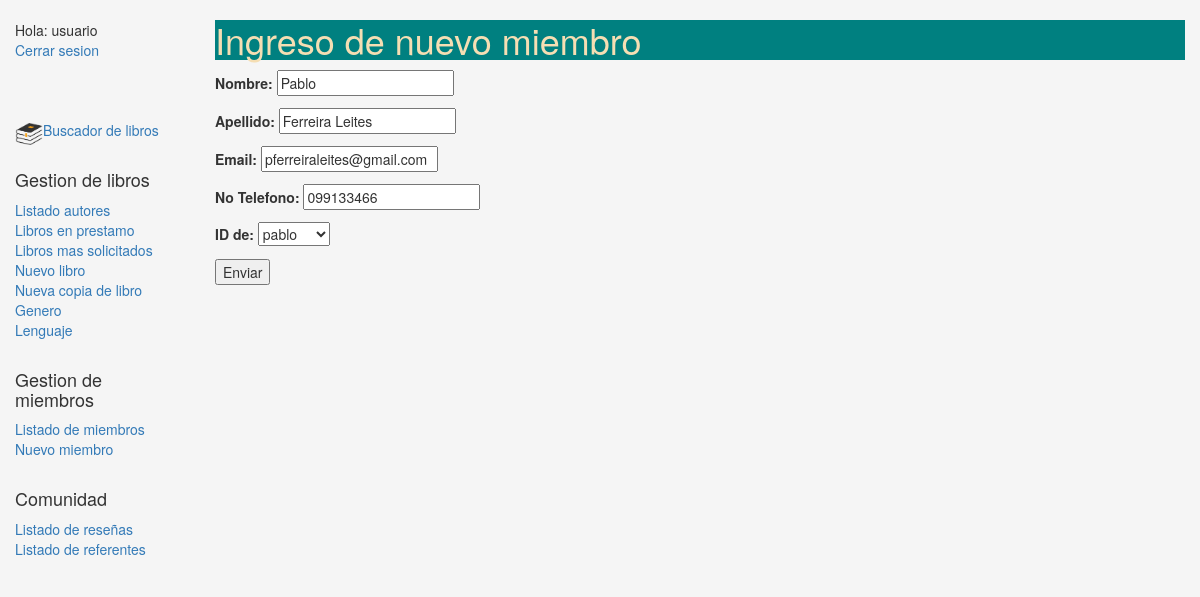
The app's page /gestion/editmember/4/ (signed in) with its own data.
### gestion/models.py (models this page shows, shortened)
class Member(models.Model):
    first_name = models.CharField(max_length = 100, verbose_name = 'Nombre')
    last_name = models.CharField(max_length = 100, verbose_name = 'Apellido')
    email = models.EmailField(blank = True, null = True)
    phone_num = models.CharField(max_length = 15, verbose_name = 'No Telefono')
    memberID = models.ForeignKey(User, on_delete=models.SET_NULL, null = True, blank = True, verbose_name="ID de")

### gestion/views.py (the view)
# urls.py: path('editmember/<int:pk>/',views.EditMember.as_view(), name = 'edit-member'),
class EditMember(PermissionRequiredMixin,generic.UpdateView):
    model = Member
    permission_required = 'gestion.can_mark_returned'
    fields = ['first_name','last_name','email','phone_num','memberID',]
    success_url = reverse_lazy('members')

### gestion/templates/gestion/member_form.html (shortened to what this page needs)
{% extends "base_generic.html" %}
{% block content %}
<h1>Ingreso de nuevo miembro</h1>
    <form  role="form"  enctype="multipart/form-data" action="" method="POST" id="upload-image-form">
        {{ form.as_p }}
        <button type="submit" formmethod="post">Enviar</button>
    </form>
{% endblock content %}

### gestion/templates/base_generic.html (shortened to what this page needs)
<!DOCTYPE html>
<html lang="en">
<head>
  <link rel="stylesheet" href="https://maxcdn.bootstrapcdn.com/bootstrap/3.3.7/css/bootstrap.min.css">
  {% load static %}
  <link rel="stylesheet" href="{% static 'css/styles.css' %}">
</head>
<body>
  <div class="container-fluid">
    <div class="row">
      <div class="col-sm-2">
      {% block sidebar %}
      <ul class="sidebar-nav">
      {% if user.is_authenticated %}
        <li>Hola: {{ user.get_username }}</li>
        <li><a href="{% url 'logout'%}?next={{request.path}}">Cerrar sesion</a></li><br><br><br>
      {% else %}
        <li><a href="{% url 'login'%}?next={{request.path}}">Inciar sesion</a></li><br><br><br>
      {% endif %}
          {% if user.get_username == 'usuario' %}
          <img src="{% static 'home1.png' %}"  style="width: 28px;height: 28px;float: left;" />
          <li><a href="{% url 'index' %}">Buscador de libros</a></li><br>
          <h4>Gestion de libros</h4>
            <li><a href="{% url 'authors' %}">Listado autores</a></li>
            <li><a href="{% url 'all-borrowed' %}">Libros en prestamo</a></li>
            <li><a href="{% url 'most-counted' %}">Libros mas solicitados</a></li>
            <li><a href="{% url 'add-book' %}">Nuevo libro</a></li>
            <li><a href="{% url 'bookinstance' %}">Nueva copia de libro</a></li>
            <li><a href="{% url 'genre' %}">Genero</a></li>
            <li><a href="{% url 'language' %}">Lenguaje</a></li>
            <br>
          <h4>Gestion de miembros</h4>
            <li><a href="{% url 'members' %}">Listado de miembros</a></li>
            <li><a href="{% url 'add-member' %}">Nuevo miembro</a></li>
          {% endif %}
          <br><h4>Comunidad</h4>
            <li><a href="{% url 'list-reviews' %}">Listado de reseñas</a></li>
            <li><a href="{% url 'mentor-list' %}">Listado de referentes</a></li>
      </ul>
     {% endblock %}
      </div>
      <div class="col-sm-10 ">
      {% block content %}{% endblock %}
      </div>
    </div>
  </div>
</body>
</html>

### gestion/static/css/styles.css (style rules this page uses)
.sidebar-nav { margin-top: 20px; padding: 0; list-style: none; }
body { background-color: whitesmoke; }
h1 { background-color: teal; color: wheat; }

### records on screen
Member: first_name "Pablo", last_name "Ferreira Leites", email "pferreiraleites@gmail.com", phone_num "099133466", memberID "pablo"

### other values on screen
{{ user.get_username }} "usuario"
